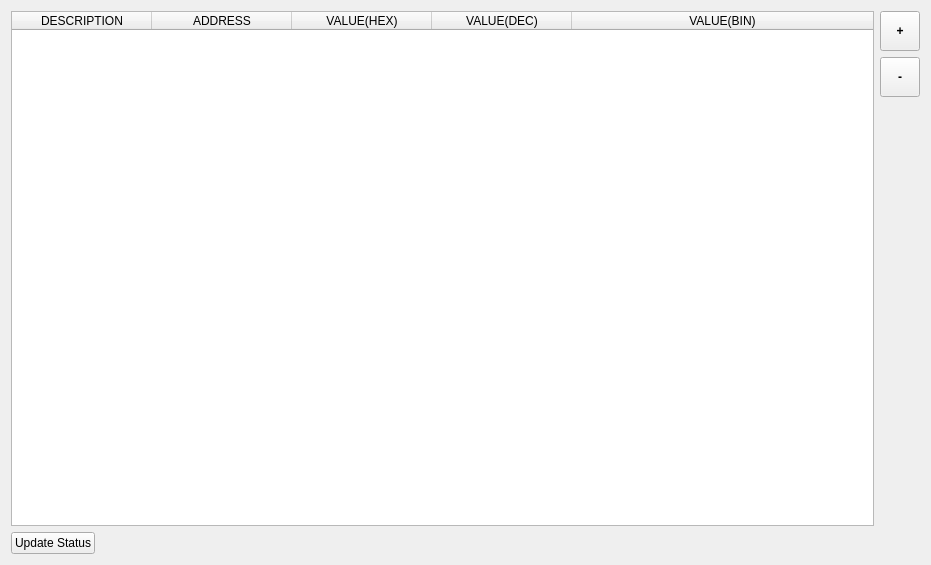
       <widget class="QWidget" name="statusTab">
        <attribute name="title">
         <string>Status</string>
        </attribute>
        <layout class="QGridLayout" name="gridLayout_2">
         <item row="0" column="0">
          <widget class="QTableWidget" name="statusTable">
           <property name="contextMenuPolicy">
            <enum>Qt::CustomContextMenu</enum>
           </property>
           <property name="layoutDirection">
            <enum>Qt::LeftToRight</enum>
           </property>
           <property name="selectionMode">
            <enum>QAbstractItemView::SingleSelection</enum>
           </property>
           <property name="selectionBehavior">
            <enum>QAbstractItemView::SelectRows</enum>
           </property>
           <property name="textElideMode">
            <enum>Qt::ElideRight</enum>
           </property>
           <attribute name="horizontalHeaderCascadingSectionResizes">
            <bool>true</bool>
           </attribute>
           <attribute name="horizontalHeaderDefaultSectionSize">
            <number>140</number>
           </attribute>
           <attribute name="horizontalHeaderMinimumSectionSize">
            <number>40</number>
           </attribute>
           <attribute name="horizontalHeaderStretchLastSection">
            <bool>true</bool>
           </attribute>
           <attribute name="verticalHeaderVisible">
            <bool>false</bool>
           </attribute>
           <column>
            <property name="text">
             <string>DESCRIPTION</string>
            </property>
           </column>
           <column>
            <property name="text">
             <string>ADDRESS</string>
            </property>
           </column>
           <column>
            <property name="text">
             <string>VALUE(HEX)</string>
            </property>
           </column>
           <column>
            <property name="text">
             <string>VALUE(DEC)</string>
            </property>
           </column>
           <column>
            <property name="text">
             <string>VALUE(BIN)</string>
            </property>
           </column>
          </widget>
         </item>
         <item row="0" column="1">
          <layout class="QVBoxLayout" name="verticalLayout_4">
           <item>
            <widget class="QToolButton" name="addStatButton">
             <property name="sizePolicy">
              <sizepolicy hsizetype="Fixed" vsizetype="Fixed">
               <horstretch>0</horstretch>
               <verstretch>0</verstretch>
              </sizepolicy>
             </property>
             <property name="minimumSize">
              <size>
               <width>40</width>
               <height>40</height>
              </size>
             </property>
             <property name="font">
              <font>
               <weight>75</weight>
               <bold>true</bold>
              </font>
             </property>
             <property name="toolTip">
              <string>Add New Row</string>
             </property>
             <property name="text">
              <string>+</string>
             </property>
             <property name="icon">
              <iconset theme="list-add">
               <normaloff>../../../../Target/1-SOFTWARE/2-SNIPER/src</normaloff>../../../../Target/1-SOFTWARE/2-SNIPER/src</iconset>
             </property>
            </widget>
           </item>
           <item>
            <widget class="QToolButton" name="removeStatButton">
             <property name="sizePolicy">
              <sizepolicy hsizetype="Fixed" vsizetype="Fixed">
               <horstretch>0</horstretch>
               <verstretch>0</verstretch>
              </sizepolicy>
             </property>
             <property name="minimumSize">
              <size>
               <width>40</width>
               <height>40</height>
              </size>
             </property>
             <property name="palette">
              <palette>
               <active>
                <colorrole role="Text">
                 <brush brushstyle="SolidPattern">
                  <color alpha="255">
                   <red>255</red>
                   <green>0</green>
                   <blue>0</blue>
                  </color>
                 </brush>
                </colorrole>
               </active>
               <inactive>
                <colorrole role="Text">
                 <brush brushstyle="SolidPattern">
                  <color alpha="255">
                   <red>255</red>
                   <green>0</green>
                   <blue>0</blue>
                  </color>
                 </brush>
                </colorrole>
               </inactive>
               <disabled>
                <colorrole role="Text">
                 <brush brushstyle="SolidPattern">
                  <color alpha="255">
                   <red>123</red>
                   <green>123</green>
                   <blue>123</blue>
                  </color>
                 </brush>
                </colorrole>
               </disabled>
              </palette>
             </property>
             <property name="font">
              <font>
               <weight>75</weight>
               <bold>true</bold>
              </font>
             </property>
             <property name="toolTip">
              <string>Remove Selected Row</string>
             </property>
             <property name="text">
              <string>-</string>
             </property>
             <property name="icon">
              <iconset theme="list-remove">
               <normaloff>../../../../Target/1-SOFTWARE/2-SNIPER/src</normaloff>../../../../Target/1-SOFTWARE/2-SNIPER/src</iconset>
             </property>
            </widget>
           </item>
           <item>
            <spacer name="verticalSpacer_3">
             <property name="orientation">
              <enum>Qt::Vertical</enum>
             </property>
             <property name="sizeHint" stdset="0">
              <size>
               <width>20</width>
               <height>429</height>
              </size>
             </property>
            </spacer>
           </item>
          </layout>
         </item>
         <item row="1" column="0" colspan="2">
          <layout class="QHBoxLayout" name="horizontalLayout_15">
           <item>
            <widget class="QPushButton" name="updateStatusButton">
             <property name="sizePolicy">
              <sizepolicy hsizetype="Fixed" vsizetype="Fixed">
               <horstretch>0</horstretch>
               <verstretch>0</verstretch>
              </sizepolicy>
             </property>
             <property name="text">
              <string>Update Status</string>
             </property>
            </widget>
           </item>
           <item>
            <spacer name="horizontalSpacer_12">
             <property name="orientation">
              <enum>Qt::Horizontal</enum>
             </property>
             <property name="sizeHint" stdset="0">
              <size>
               <width>825</width>
               <height>20</height>
              </size>
             </property>
            </spacer>
           </item>
          </layout>
         </item>
        </layout>
       </widget>
